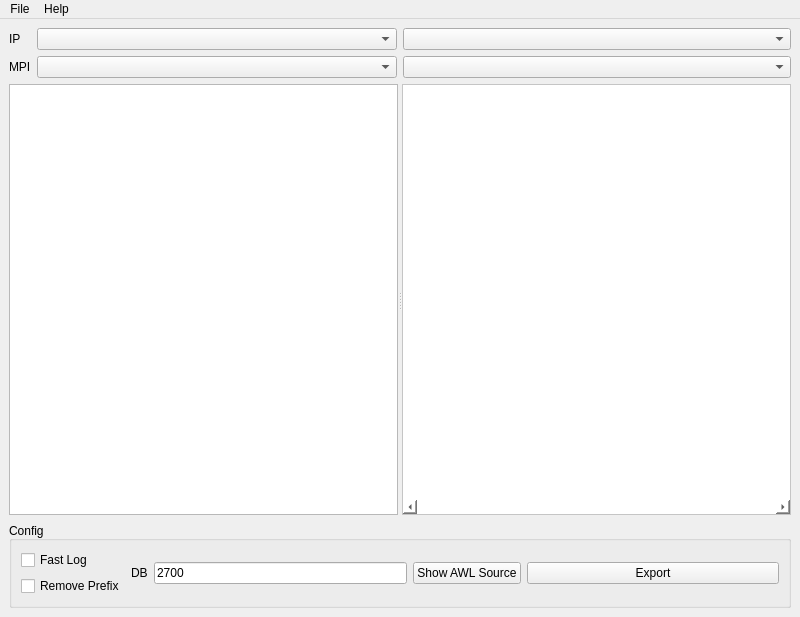
<?xml version="1.0" encoding="UTF-8"?>
<ui version="4.0">
 <class>MainWindow</class>
 <widget class="QMainWindow" name="MainWindow">
  <property name="geometry">
   <rect>
    <x>0</x>
    <y>0</y>
    <width>800</width>
    <height>617</height>
   </rect>
  </property>
  <property name="windowTitle">
   <string>MainWindow</string>
  </property>
  <widget class="QWidget" name="centralwidget">
   <layout class="QGridLayout" name="gridLayout" rowstretch="0,0,5,0" columnstretch="5,5">
    <item row="0" column="0">
     <layout class="QHBoxLayout" name="horizontalLayout">
      <item>
       <widget class="QLabel" name="label">
        <property name="sizePolicy">
         <sizepolicy hsizetype="Fixed" vsizetype="Preferred">
          <horstretch>0</horstretch>
          <verstretch>0</verstretch>
         </sizepolicy>
        </property>
        <property name="text">
         <string>IP   </string>
        </property>
       </widget>
      </item>
      <item>
       <widget class="QComboBox" name="comboBox_2"/>
      </item>
     </layout>
    </item>
    <item row="0" column="1">
     <widget class="QComboBox" name="comboBox_folder"/>
    </item>
    <item row="1" column="0">
     <layout class="QHBoxLayout" name="horizontalLayout_2">
      <item>
       <widget class="QLabel" name="label_2">
        <property name="sizePolicy">
         <sizepolicy hsizetype="Fixed" vsizetype="Preferred">
          <horstretch>0</horstretch>
          <verstretch>0</verstretch>
         </sizepolicy>
        </property>
        <property name="text">
         <string>MPI</string>
        </property>
       </widget>
      </item>
      <item>
       <widget class="QComboBox" name="comboBox_3"/>
      </item>
     </layout>
    </item>
    <item row="1" column="1">
     <widget class="QComboBox" name="comboBox"/>
    </item>
    <item row="2" column="0" colspan="2">
     <widget class="QSplitter" name="splitter">
      <property name="orientation">
       <enum>Qt::Horizontal</enum>
      </property>
      <widget class="QPlainTextEdit" name="plainTextEdit">
       <property name="enabled">
        <bool>true</bool>
       </property>
       <property name="contextMenuPolicy">
        <enum>Qt::CustomContextMenu</enum>
       </property>
      </widget>
      <widget class="CostumTreeView" name="treeView">
       <property name="contextMenuPolicy">
        <enum>Qt::DefaultContextMenu</enum>
       </property>
       <property name="styleSheet">
        <string notr="true">alternate-background-color: #deefff; background-color: #ffffff;</string>
       </property>
       <property name="horizontalScrollBarPolicy">
        <enum>Qt::ScrollBarAlwaysOn</enum>
       </property>
       <property name="alternatingRowColors">
        <bool>false</bool>
       </property>
       <property name="selectionMode">
        <enum>QAbstractItemView::ExtendedSelection</enum>
       </property>
       <property name="selectionBehavior">
        <enum>QAbstractItemView::SelectRows</enum>
       </property>
      </widget>
     </widget>
    </item>
    <item row="3" column="0" colspan="2">
     <widget class="QGroupBox" name="groupBox">
      <property name="title">
       <string>Config</string>
      </property>
      <property name="alignment">
       <set>Qt::AlignBottom|Qt::AlignLeading|Qt::AlignLeft</set>
      </property>
      <layout class="QHBoxLayout" name="horizontalLayout_3" stretch="0,0,1,0,1">
       <item>
        <layout class="QVBoxLayout" name="verticalLayout">
         <item>
          <widget class="QCheckBox" name="checkBox">
           <property name="sizePolicy">
            <sizepolicy hsizetype="MinimumExpanding" vsizetype="MinimumExpanding">
             <horstretch>0</horstretch>
             <verstretch>0</verstretch>
            </sizepolicy>
           </property>
           <property name="minimumSize">
            <size>
             <width>1</width>
             <height>17</height>
            </size>
           </property>
           <property name="text">
            <string>Fast Log</string>
           </property>
          </widget>
         </item>
         <item>
          <widget class="QCheckBox" name="checkBox_RemPrefix">
           <property name="text">
            <string>Remove Prefix</string>
           </property>
          </widget>
         </item>
        </layout>
       </item>
       <item>
        <widget class="QLabel" name="label_3">
         <property name="text">
          <string>DB</string>
         </property>
        </widget>
       </item>
       <item>
        <widget class="QLineEdit" name="FastLogDB">
         <property name="text">
          <string>2700</string>
         </property>
        </widget>
       </item>
       <item>
        <widget class="QPushButton" name="pushButton_2">
         <property name="text">
          <string>Show AWL Source</string>
         </property>
         <property name="checkable">
          <bool>true</bool>
         </property>
        </widget>
       </item>
       <item>
        <widget class="QPushButton" name="pushButton">
         <property name="text">
          <string>Export</string>
         </property>
        </widget>
       </item>
      </layout>
     </widget>
    </item>
   </layout>
  </widget>
  <widget class="QMenuBar" name="menubar">
   <property name="geometry">
    <rect>
     <x>0</x>
     <y>0</y>
     <width>800</width>
     <height>22</height>
    </rect>
   </property>
   <widget class="QMenu" name="menuOpen">
    <property name="title">
     <string>File</string>
    </property>
    <addaction name="actionOpen"/>
    <addaction name="actionSearch"/>
   </widget>
   <widget class="QMenu" name="menuHelp">
    <property name="title">
     <string>Help</string>
    </property>
    <addaction name="separator"/>
    <addaction name="actionAbout"/>
   </widget>
   <addaction name="menuOpen"/>
   <addaction name="menuHelp"/>
  </widget>
  <action name="actionOpen">
   <property name="text">
    <string>Open</string>
   </property>
  </action>
  <action name="actionSearch">
   <property name="text">
    <string>Search</string>
   </property>
  </action>
  <action name="actionAbout">
   <property name="text">
    <string>About</string>
   </property>
  </action>
 </widget>
 <customwidgets>
  <customwidget>
   <class>CostumTreeView</class>
   <extends>QTreeView</extends>
   <header>costumtreeview.h</header>
  </customwidget>
 </customwidgets>
 <resources/>
 <connections>
  <connection>
   <sender>actionOpen</sender>
   <signal>triggered()</signal>
   <receiver>MainWindow</receiver>
   <slot>onOpenProject()</slot>
   <hints>
    <hint type="sourcelabel">
     <x>-1</x>
     <y>-1</y>
    </hint>
    <hint type="destinationlabel">
     <x>399</x>
     <y>299</y>
    </hint>
   </hints>
  </connection>
  <connection>
   <sender>comboBox</sender>
   <signal>currentIndexChanged(int)</signal>
   <receiver>MainWindow</receiver>
   <slot>onSelectedDB(int)</slot>
   <hints>
    <hint type="sourcelabel">
     <x>789</x>
     <y>79</y>
    </hint>
    <hint type="destinationlabel">
     <x>529</x>
     <y>35</y>
    </hint>
   </hints>
  </connection>
  <connection>
   <sender>comboBox_2</sender>
   <signal>currentIndexChanged(int)</signal>
   <receiver>MainWindow</receiver>
   <slot>onSelectIp(int)</slot>
   <hints>
    <hint type="sourcelabel">
     <x>132</x>
     <y>39</y>
    </hint>
    <hint type="destinationlabel">
     <x>107</x>
     <y>28</y>
    </hint>
   </hints>
  </connection>
  <connection>
   <sender>comboBox_3</sender>
   <signal>currentIndexChanged(int)</signal>
   <receiver>MainWindow</receiver>
   <slot>onSelectMPI(int)</slot>
   <hints>
    <hint type="sourcelabel">
     <x>198</x>
     <y>69</y>
    </hint>
    <hint type="destinationlabel">
     <x>232</x>
     <y>25</y>
    </hint>
   </hints>
  </connection>
  <connection>
   <sender>comboBox_folder</sender>
   <signal>currentIndexChanged(int)</signal>
   <receiver>MainWindow</receiver>
   <slot>onSelectFolder(int)</slot>
   <hints>
    <hint type="sourcelabel">
     <x>598</x>
     <y>44</y>
    </hint>
    <hint type="destinationlabel">
     <x>594</x>
     <y>24</y>
    </hint>
   </hints>
  </connection>
  <connection>
   <sender>checkBox</sender>
   <signal>stateChanged(int)</signal>
   <receiver>MainWindow</receiver>
   <slot>onFastLogCheckbox(int)</slot>
   <hints>
    <hint type="sourcelabel">
     <x>54</x>
     <y>560</y>
    </hint>
    <hint type="destinationlabel">
     <x>69</x>
     <y>594</y>
    </hint>
   </hints>
  </connection>
  <connection>
   <sender>pushButton_2</sender>
   <signal>toggled(bool)</signal>
   <receiver>MainWindow</receiver>
   <slot>onFastLogSource(bool)</slot>
   <hints>
    <hint type="sourcelabel">
     <x>515</x>
     <y>585</y>
    </hint>
    <hint type="destinationlabel">
     <x>308</x>
     <y>593</y>
    </hint>
   </hints>
  </connection>
  <connection>
   <sender>FastLogDB</sender>
   <signal>editingFinished()</signal>
   <receiver>MainWindow</receiver>
   <slot>onFastLogDbChange()</slot>
   <hints>
    <hint type="sourcelabel">
     <x>216</x>
     <y>564</y>
    </hint>
    <hint type="destinationlabel">
     <x>38</x>
     <y>595</y>
    </hint>
   </hints>
  </connection>
  <connection>
   <sender>pushButton</sender>
   <signal>clicked(bool)</signal>
   <receiver>MainWindow</receiver>
   <slot>onExport()</slot>
   <hints>
    <hint type="sourcelabel">
     <x>780</x>
     <y>585</y>
    </hint>
    <hint type="destinationlabel">
     <x>395</x>
     <y>594</y>
    </hint>
   </hints>
  </connection>
  <connection>
   <sender>actionAbout</sender>
   <signal>triggered()</signal>
   <receiver>MainWindow</receiver>
   <slot>onAbout()</slot>
   <hints>
    <hint type="sourcelabel">
     <x>-1</x>
     <y>-1</y>
    </hint>
    <hint type="destinationlabel">
     <x>399</x>
     <y>299</y>
    </hint>
   </hints>
  </connection>
  <connection>
   <sender>checkBox_RemPrefix</sender>
   <signal>stateChanged(int)</signal>
   <receiver>MainWindow</receiver>
   <slot>onRemove_prefix(int)</slot>
   <hints>
    <hint type="sourcelabel">
     <x>57</x>
     <y>594</y>
    </hint>
    <hint type="destinationlabel">
     <x>111</x>
     <y>610</y>
    </hint>
   </hints>
  </connection>
 </connections>
 <slots>
  <slot>onOpenProject()</slot>
  <slot>onSelectedDB(int)</slot>
  <slot>slot1()</slot>
  <slot>onSelectIp(int)</slot>
  <slot>onSelectMPI(int)</slot>
  <slot>onSelectFolder(int)</slot>
  <slot>onFastLogCheckbox(int)</slot>
  <slot>onFastLogSource(bool)</slot>
  <slot>onFastLogDbChange()</slot>
  <slot>onExport()</slot>
  <slot>onAbout()</slot>
  <slot>onRemove_prefix(int)</slot>
 </slots>
</ui>
